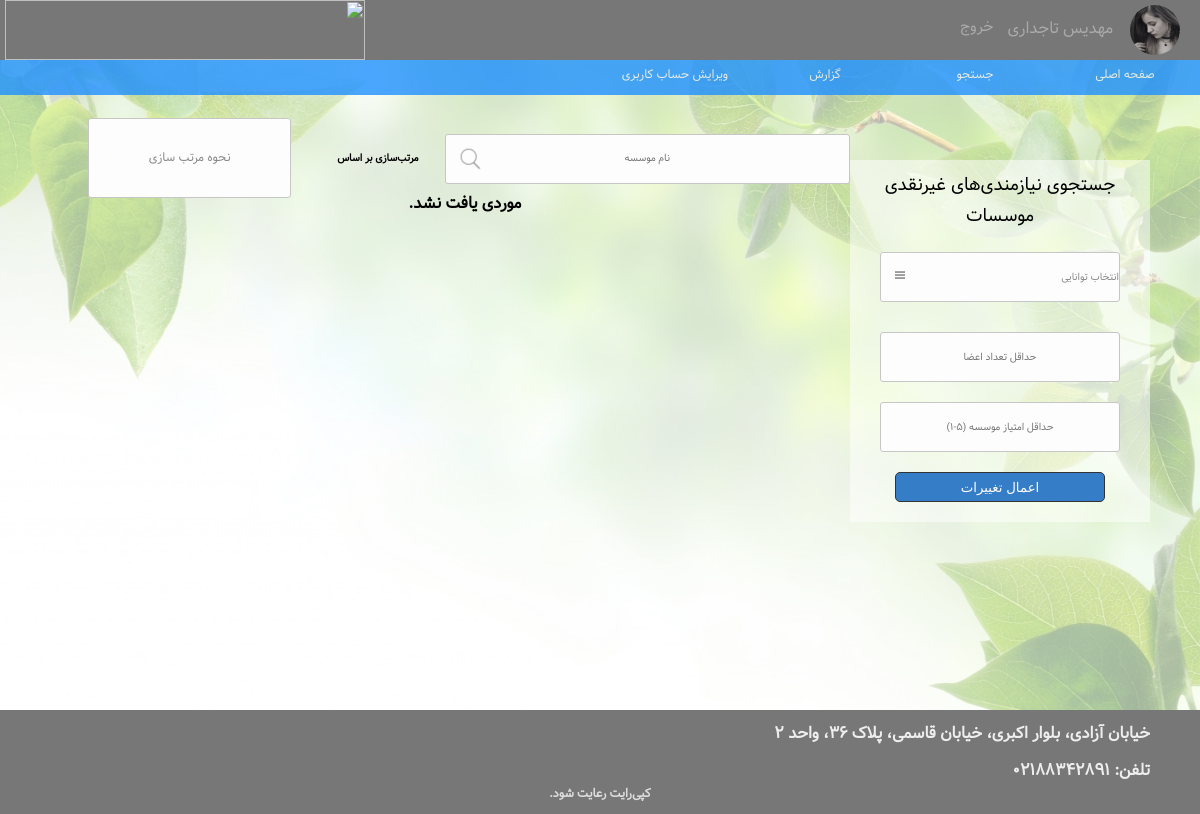
Page /search/requirements/ (signed in) on the earlier database version.
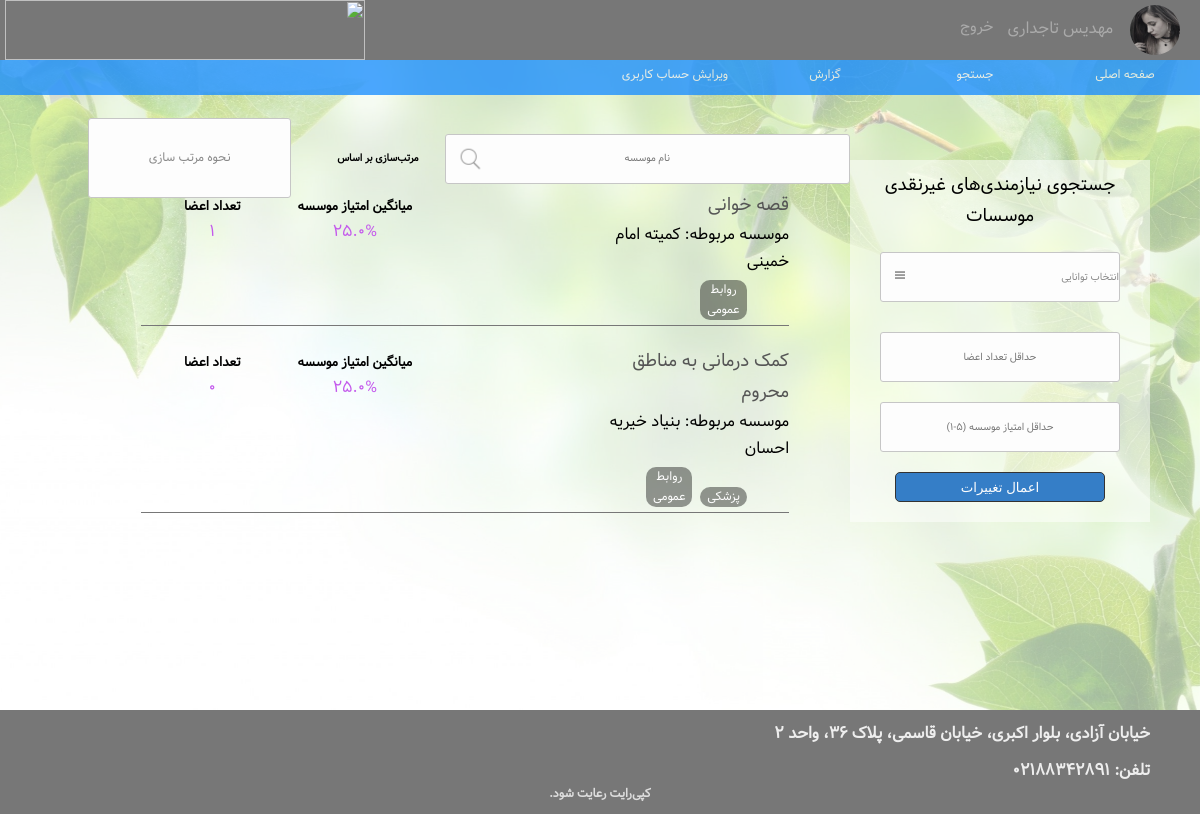
Same page on the later database version.
### users/models.py (models this page shows, shortened)
class CustomUser(AbstractUser):
    state = models.NullBooleanField(default=None)
    isBen = models.BooleanField(default=False)
    isOrg = models.BooleanField(default=False)
    image = models.ImageField(upload_to='../media/profile_pics/', default='../../media/profile_pics/no-picture.png')

class Benefactor(models.Model):
    user = models.OneToOneField(CustomUser, on_delete=models.CASCADE, related_name='benefactor')
    name = models.CharField(max_length=20)
    surname = models.CharField(max_length=30)
    nickname = models.CharField(max_length=30, blank=True)
    gender = models.CharField(max_length=10, choices=SEX_CHOICES, default='Male')
    day = models.IntegerField(default=0)
    month = models.IntegerField(default=0)
    year = models.IntegerField(default=0)
    education = models.CharField(max_length=10, choices=EDUCATION_CHOICES, default='nothing')
    major = models.CharField(max_length=20, blank=True)
    nationalId = models.CharField(max_length=10)
    city = models.CharField(max_length=10, default='blank')
    address = models.CharField(max_length=100, default='st')
    phone = models.CharField(max_length=12)
    typeOfCooperation = models.CharField(max_length=15, choices=COOP_CHOICES, default='inOffice10')
    wId = models.ForeignKey(WeeklySchedule, on_delete=models.CASCADE, related_name='userWeek', null=True)
    rate = models.ForeignKey(TotalRate, on_delete=models.CASCADE, related_name='rate')

class RequirementAbilities(models.Model):
    class Meta:
        unique_together = ('abilityId', 'reqId')
    reqId = models.ForeignKey(Requirement, on_delete=models.CASCADE, related_name='req')
    abilityId = models.ForeignKey(Ability, on_delete=models.CASCADE, related_name='ab')

class Requirement(models.Model):
    id = models.AutoField(primary_key=True)
    user = models.ForeignKey(CustomUser, on_delete=models.CASCADE, related_name='owner')
    name = models.CharField(max_length=50)
    city = models.CharField(max_length=20)
    address = models.CharField(max_length=100)
    wId = models.ForeignKey(WeeklySchedule, on_delete=models.CASCADE, related_name='week')
    description = models.TextField(max_length=200)
    typeOfCooperation = models.CharField(max_length=15, choices=COOP_CHOICES, default='inOffice10')
    NOPs = models.IntegerField(default=0)

class Organization(models.Model):
    user = models.OneToOneField(CustomUser, on_delete=models.CASCADE, related_name='organizer')
    name = models.CharField(max_length=20)
    day = models.IntegerField()
    month = models.IntegerField()
    year = models.IntegerField()
    address = models.CharField(max_length=100)
    city = models.CharField(max_length=10, default='blank')
    phone = models.CharField(max_length=15)
    website = models.URLField()
    license = models.CharField(max_length=20)
    rate = models.ForeignKey(TotalRate, on_delete=models.CASCADE, related_name='orgRate')

class Ability(models.Model):
    id = models.AutoField(primary_key=True)
    name = models.CharField(max_length=20)

class TotalRate(models.Model):
    id = models.AutoField(primary_key=True)
    totalRate = models.FloatField(default=0)
    f1 = models.FloatField(default=0)
    f2 = models.FloatField(default=0)
    f3 = models.FloatField(default=0)
    f4 = models.FloatField(default=0)
    f5 = models.FloatField(default=0)

### users/views.py (the view, shortened to what this page needs)
# urls.py: url(r'^search/requirements/', views.list_requirement, name='search_requirements'),
@admin_ben_only
def list_requirement(request):
    name = request.POST.get('org', '')
    all_req = Requirement.objects.filter(user__organizer__name__icontains=name)
    all_ab = Ability.objects.all()
    req_ab = []
    for req in all_req:
        result = RequirementAbilities.objects.filter(reqId=req.id)
        if len(result) != 0:
            req_ab.append(result)
    return render(request, 'main/searchRequirement.html', {'abilities': all_ab, 'reqAbilities': req_ab})

### templates/main/searchRequirement.html (shortened to what this page needs)
﻿<!DOCTYPE html>
{% load staticfiles %}
<html lang="fa" dir="rtl">
<head>
    <link rel="stylesheet" type="text/css" href={% static "css/style.css" %}>
    <link rel="stylesheet" type="text/css" href={% static "css/search.css" %}>
    <link rel="stylesheet" href={% static "css/ionicons.min.css" %}>
</head>
<body>
<div class="main">
    <div class="header">
        <div class="topmenu" id="topmenu">
            {% if request.user.is_authenticated %}
                <div class="container">
                    <div class="topPhoto">
                        <img src="../{{ request.user.image }}">
                    </div>
                    <div class="topmenuelements">
                        {% if request.user.isBen %}
                            <a href={% url 'profile' request.user.username %}>{{ request.user.benefactor.name }} {{ request.user.benefactor.surname }}</a>
                        {% endif %}
                    </div>
                    <div class="topmenudate">
                        <a href="{% url 'logout' %}">خروج</a>
                    </div>
                    <div class="logo">
                        <img src="../static/images/logo.png">
                    </div>
                </div>
            {% endif %}
        </div>
    </div>
    <div class="mainPage">
        <div class="wrapper"></div>
        <div class="nav" id="nav"></div>
        <div class="container">
            <form method="post">
                <div class="filter">
                    <p>جستجوی نیازمندی‌های غیرنقدی موسسات</p>
                    <div class="controlsSelect">
                        <i class="ion-navicon"></i>
                        <select name="field">
                            <option value="blank">انتخاب توانایی</option>
                        </select>
                    </div>
                    <div class="controls">
                        <input name="minimumNOP" type="text" placeholder="حداقل تعداد اعضا">
                    </div>
                    <div class="controls">
                        <input name="minimumtotalrating" type="text" placeholder="حداقل امتیاز موسسه (۵-۱)">
                    </div>
                    <button class="mybutton" onclick="this.form.submit()">اعمال تغییرات</button>
                </div>
                <div class="searchBar">
                    <div class="container">
                        <div class="controlsname">
                            <input name="org" type="text" placeholder="نام موسسه">
                            <img src="../../static/images/search.png">
                        </div>
                        <h4> مرتب‌سازی بر اساس </h4>
                        <select name="sortType">
                            <option value="blank">نحوه مرتب سازی</option>
                        </select>
                    </div>
                </div>
            </form>
            <div id="result">
                {% if reqAbilities|length == 0 %}
                    <h4 style="text-align: center">موردی یافت نشد.</h4>
                {% endif %}
                {% for req in reqAbilities %}
                    <div class="project">
                        <div class="specifications">
                            <a href={% url 'profile' req.0.reqId.user.username %}>{{ req.0.reqId.name }}</a>
                            <p>موسسه مربوطه: {{ req.0.reqId.user.organizer.name }}</p>
                            <ul>
                                {% for ability in req %}
                                    <li>{{ ability.abilityId.name }}</li>
                                {% endfor %}
                            </ul>
                        </div>
                        <div class="cost">
                            <h3>تعداد اعضا</h3>
                            <span class="budget"> {{ req.0.reqId.NOPs }} </span>
                        </div>
                        <div class="cost">
                            <h3>میانگین امتیاز موسسه</h3>
                            <span class="budget">{{ req.0.reqId.user.organizer.rate.totalRate }}%</span>
                        </div>
                    </div>
                {% endfor %}
            </div>
        </div>
    </div>
    <div class="footer">
        <div class="container">
            <div class="addr">
                <h4> خیابان آزادی، بلوار اکبری، خیابان قاسمی، پلاک ۳۶، واحد ۲ </h4>
                <h4>تلفن: ۰۲۱۸۸۳۴۲۸۹۱</h4>
            </div>
        </div>
        <div class="copy">
            <h4>کپی‌رایت رعایت شود.</h4>
        </div>
    </div>
</div>
</body>
</html>

### static/css/style.css (style rules this page uses)
* { box-sizing: border-box; margin: 0; border: none; }
body { font-family: 'vazir', serif; }
.main { width: 100%; float: right; background: url('../images/back1.jpg') fixed; height: 100%; background-position: center; background-repeat: no-repeat; background-size: cover; position: relative; min-width: 300px; }
.main .header { width: 100%; height: 60px; color: #eeeeee; float: right; position: fixed; min-width: 300px; z-index: 6; }
.header .topmenu { width: 100%; float: right; background: #777777; box-sizing: border-box; position: relative; height: 60px; }
.header .topmenu .container { width: 100%; margin: 0 auto; position: relative; box-sizing: border-box; }
.header .topmenu .container .topPhoto { float: right; width: 50px; height: 50px; margin: 5px 20px 5px 0px; box-sizing: border-box; }
.header .topmenu .container .topPhoto img { float: right; border-radius: 50%; width: 100%; height: 100%; box-sizing: border-box; }
.header .topmenu .container .topmenuelements { float: right; margin: 15px 15px 0 0; box-sizing: border-box; display: inline-block; position: relative; }
.header .topmenu .container .topmenuelements a { font-family: 'vazir', serif; float: right; width: auto; min-width: 8%; color: #aaaaaa; border: none; position: relative; text-decoration: none; display: inline-block; margin-right: 2px; box-sizing: border-box; }
.header .topmenu .container .topmenudate a, .header .topmenu .container .topmenudate button , .header .topmenu .container .topmenudate h3 { font-family: 'vazir', serif; float: right; width: auto; min-width: 8%; color: #aaaaaa; border: none; text-decoration: none; display: inline-block; margin-right: 4px; box-sizing: border-box; background: none; font-size: 15px; padding: 0; }
.header .topmenu .container .topmenudate { font-family: 'vazir', serif; float: right; margin-top: 15px; margin-right: 10px; position: relative; color: #999999; box-sizing: border-box; }
.header .topmenu .container .logo { float: left; height: 60px; width: 30%; margin-left: 5px; box-sizing: border-box; }
.header .topmenu .container .logo img { height: 100%; float: left; box-sizing: border-box; }
.main .mainPage { width: 100%; min-height: 650px; position: relative; display: inline-block; z-index: 2; margin-top: 60px; }
.main .mainPage .wrapper { width: 100%; height: 100%; background: rgba(255,255,255,.6); position: fixed; z-index: 1; }
.main .footer { width: 100%; float: right; background: #777777; position: relative; bottom: 0; z-index: 2; }
.main .footer .container { float: right; width: 100%; }
.main .footer .container .addr { color: #eeeeee; float: right; display: block; margin-right: 50px; }
.main .footer .container .addr h4 { margin-top: 10px; }
.main .footer .copy { color: #dddddd; margin: 10px auto; text-align: center; font-size: 12px; }
.main .nav { z-index: 60; position: fixed; width: 100%; margin: 0 0; display: block; background: #1E90FF; opacity: 0.8; height: 35px; white-space: cull; color: #eeeeee; font-size: 12px; }

Differences in the rows shown:
now on this page (row unchanged): RequirementAbilities: reqId.name "قصه خوانی", reqId.name "کمیته امام خمینی", abilityId.name "روابط عمومی", reqId.NOPs "1", reqId.totalRate "25.0"
added RequirementAbilities: reqId.name "کمک درمانی به مناطق محروم", reqId.name "بنیاد خیریه احسان", abilityId.name "پزشکی", reqId.NOPs "0", reqId.totalRate "25.0"
added RequirementAbilities: abilityId.name "روابط عمومی", shown under "کمک درمانی به مناطق محروم"
Other differences:
new list line: "موسسه مربوطه: تعداد اعضا میانگین امتیاز موسسه %"
text no longer shown: "موردی یافت نشد."
